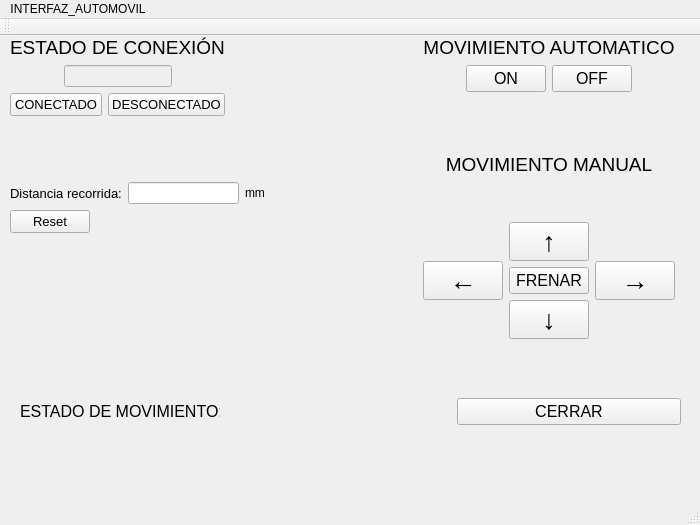
<?xml version="1.0" encoding="UTF-8"?>
<ui version="4.0">
 <class>MainWindow</class>
 <widget class="QMainWindow" name="MainWindow">
  <property name="geometry">
   <rect>
    <x>0</x>
    <y>0</y>
    <width>700</width>
    <height>525</height>
   </rect>
  </property>
  <property name="minimumSize">
   <size>
    <width>700</width>
    <height>525</height>
   </size>
  </property>
  <property name="maximumSize">
   <size>
    <width>700</width>
    <height>525</height>
   </size>
  </property>
  <property name="windowTitle">
   <string>MainWindow</string>
  </property>
  <widget class="QWidget" name="centralwidget">
   <widget class="QWidget" name="layoutWidget">
    <property name="geometry">
     <rect>
      <x>10</x>
      <y>0</y>
      <width>665</width>
      <height>303</height>
     </rect>
    </property>
    <layout class="QHBoxLayout" name="horizontalLayout_9">
     <item>
      <layout class="QVBoxLayout" name="verticalLayout_8">
       <item>
        <layout class="QVBoxLayout" name="verticalLayout_7">
         <item>
          <layout class="QHBoxLayout" name="horizontalLayout_8">
           <item>
            <layout class="QVBoxLayout" name="verticalLayout_5">
             <item>
              <widget class="QLabel" name="label_estado">
               <property name="font">
                <font>
                 <pointsize>14</pointsize>
                </font>
               </property>
               <property name="text">
                <string>ESTADO DE CONEXIÓN</string>
               </property>
               <property name="alignment">
                <set>Qt::AlignCenter</set>
               </property>
              </widget>
             </item>
             <item>
              <layout class="QHBoxLayout" name="horizontalLayout_6">
               <item>
                <spacer name="horizontalSpacer_2">
                 <property name="orientation">
                  <enum>Qt::Horizontal</enum>
                 </property>
                 <property name="sizeHint" stdset="0">
                  <size>
                   <width>40</width>
                   <height>20</height>
                  </size>
                 </property>
                </spacer>
               </item>
               <item>
                <widget class="QLineEdit" name="Mensaje_Conexion">
                 <property name="enabled">
                  <bool>false</bool>
                 </property>
                 <property name="alignment">
                  <set>Qt::AlignCenter</set>
                 </property>
                 <property name="readOnly">
                  <bool>true</bool>
                 </property>
                </widget>
               </item>
               <item>
                <spacer name="horizontalSpacer">
                 <property name="orientation">
                  <enum>Qt::Horizontal</enum>
                 </property>
                 <property name="sizeHint" stdset="0">
                  <size>
                   <width>40</width>
                   <height>20</height>
                  </size>
                 </property>
                </spacer>
               </item>
              </layout>
             </item>
             <item>
              <layout class="QHBoxLayout" name="horizontalLayout_5">
               <item>
                <widget class="QPushButton" name="boton_CONECTADO">
                 <property name="font">
                  <font>
                   <pointsize>10</pointsize>
                  </font>
                 </property>
                 <property name="text">
                  <string>CONECTADO</string>
                 </property>
                </widget>
               </item>
               <item>
                <widget class="QPushButton" name="boton_DESCONECTADO">
                 <property name="font">
                  <font>
                   <pointsize>10</pointsize>
                  </font>
                 </property>
                 <property name="text">
                  <string>DESCONECTADO</string>
                 </property>
                </widget>
               </item>
              </layout>
             </item>
            </layout>
           </item>
           <item>
            <spacer name="horizontalSpacer_6">
             <property name="orientation">
              <enum>Qt::Horizontal</enum>
             </property>
             <property name="sizeHint" stdset="0">
              <size>
               <width>40</width>
               <height>20</height>
              </size>
             </property>
            </spacer>
           </item>
          </layout>
         </item>
         <item>
          <spacer name="verticalSpacer_3">
           <property name="orientation">
            <enum>Qt::Vertical</enum>
           </property>
           <property name="sizeType">
            <enum>QSizePolicy::Fixed</enum>
           </property>
           <property name="sizeHint" stdset="0">
            <size>
             <width>20</width>
             <height>60</height>
            </size>
           </property>
          </spacer>
         </item>
         <item>
          <layout class="QVBoxLayout" name="verticalLayout_6">
           <item>
            <layout class="QHBoxLayout" name="horizontalLayout_3">
             <item>
              <layout class="QHBoxLayout" name="horizontalLayout_2">
               <item>
                <widget class="QLabel" name="label_distancia">
                 <property name="font">
                  <font>
                   <pointsize>10</pointsize>
                  </font>
                 </property>
                 <property name="text">
                  <string>Distancia recorrida:</string>
                 </property>
                </widget>
               </item>
               <item>
                <widget class="QLineEdit" name="distancia_lineEdit">
                 <property name="layoutDirection">
                  <enum>Qt::RightToLeft</enum>
                 </property>
                 <property name="alignment">
                  <set>Qt::AlignRight|Qt::AlignTrailing|Qt::AlignVCenter</set>
                 </property>
                 <property name="readOnly">
                  <bool>true</bool>
                 </property>
                </widget>
               </item>
               <item>
                <widget class="QLabel" name="label">
                 <property name="text">
                  <string>mm</string>
                 </property>
                </widget>
               </item>
              </layout>
             </item>
            </layout>
           </item>
           <item>
            <layout class="QHBoxLayout" name="horizontalLayout_7">
             <item>
              <widget class="QPushButton" name="boton_reset_dis">
               <property name="font">
                <font>
                 <pointsize>10</pointsize>
                </font>
               </property>
               <property name="text">
                <string>Reset</string>
               </property>
              </widget>
             </item>
             <item>
              <spacer name="horizontalSpacer_5">
               <property name="orientation">
                <enum>Qt::Horizontal</enum>
               </property>
               <property name="sizeHint" stdset="0">
                <size>
                 <width>40</width>
                 <height>20</height>
                </size>
               </property>
              </spacer>
             </item>
            </layout>
           </item>
          </layout>
         </item>
        </layout>
       </item>
       <item>
        <spacer name="verticalSpacer_4">
         <property name="orientation">
          <enum>Qt::Vertical</enum>
         </property>
         <property name="sizeHint" stdset="0">
          <size>
           <width>20</width>
           <height>40</height>
          </size>
         </property>
        </spacer>
       </item>
      </layout>
     </item>
     <item>
      <spacer name="horizontalSpacer_7">
       <property name="orientation">
        <enum>Qt::Horizontal</enum>
       </property>
       <property name="sizeHint" stdset="0">
        <size>
         <width>40</width>
         <height>20</height>
        </size>
       </property>
      </spacer>
     </item>
     <item>
      <layout class="QVBoxLayout" name="verticalLayout_4">
       <item>
        <layout class="QVBoxLayout" name="verticalLayout_3">
         <item>
          <widget class="QLabel" name="label_mov_automatico">
           <property name="font">
            <font>
             <pointsize>14</pointsize>
            </font>
           </property>
           <property name="text">
            <string>MOVIMIENTO AUTOMATICO</string>
           </property>
           <property name="alignment">
            <set>Qt::AlignCenter</set>
           </property>
          </widget>
         </item>
         <item>
          <layout class="QHBoxLayout" name="horizontalLayout_4">
           <item>
            <spacer name="horizontalSpacer_4">
             <property name="orientation">
              <enum>Qt::Horizontal</enum>
             </property>
             <property name="sizeHint" stdset="0">
              <size>
               <width>40</width>
               <height>20</height>
              </size>
             </property>
            </spacer>
           </item>
           <item>
            <widget class="QPushButton" name="boton_automatico_ON">
             <property name="font">
              <font>
               <pointsize>12</pointsize>
              </font>
             </property>
             <property name="text">
              <string>ON</string>
             </property>
            </widget>
           </item>
           <item>
            <widget class="QPushButton" name="boton_automatico_OFF">
             <property name="font">
              <font>
               <pointsize>12</pointsize>
              </font>
             </property>
             <property name="text">
              <string>OFF</string>
             </property>
            </widget>
           </item>
           <item>
            <spacer name="horizontalSpacer_3">
             <property name="orientation">
              <enum>Qt::Horizontal</enum>
             </property>
             <property name="sizeHint" stdset="0">
              <size>
               <width>40</width>
               <height>20</height>
              </size>
             </property>
            </spacer>
           </item>
          </layout>
         </item>
        </layout>
       </item>
       <item>
        <spacer name="verticalSpacer">
         <property name="orientation">
          <enum>Qt::Vertical</enum>
         </property>
         <property name="sizeHint" stdset="0">
          <size>
           <width>20</width>
           <height>40</height>
          </size>
         </property>
        </spacer>
       </item>
       <item>
        <layout class="QVBoxLayout" name="verticalLayout_2">
         <item>
          <widget class="QLabel" name="label_mov_manual">
           <property name="font">
            <font>
             <pointsize>14</pointsize>
            </font>
           </property>
           <property name="text">
            <string>MOVIMIENTO MANUAL</string>
           </property>
           <property name="alignment">
            <set>Qt::AlignCenter</set>
           </property>
          </widget>
         </item>
         <item>
          <spacer name="verticalSpacer_2">
           <property name="orientation">
            <enum>Qt::Vertical</enum>
           </property>
           <property name="sizeType">
            <enum>QSizePolicy::Ignored</enum>
           </property>
           <property name="sizeHint" stdset="0">
            <size>
             <width>20</width>
             <height>40</height>
            </size>
           </property>
          </spacer>
         </item>
         <item>
          <layout class="QHBoxLayout" name="horizontalLayout">
           <item>
            <widget class="QPushButton" name="boton_izquierda">
             <property name="font">
              <font>
               <pointsize>20</pointsize>
               <weight>50</weight>
               <bold>false</bold>
              </font>
             </property>
             <property name="text">
              <string>←</string>
             </property>
             <property name="flat">
              <bool>false</bool>
             </property>
            </widget>
           </item>
           <item>
            <layout class="QVBoxLayout" name="verticalLayout">
             <item>
              <widget class="QPushButton" name="boton_adelante">
               <property name="font">
                <font>
                 <pointsize>20</pointsize>
                 <weight>75</weight>
                 <bold>true</bold>
                </font>
               </property>
               <property name="text">
                <string>↑</string>
               </property>
               <property name="flat">
                <bool>false</bool>
               </property>
              </widget>
             </item>
             <item>
              <widget class="QPushButton" name="boton_frenar">
               <property name="font">
                <font>
                 <pointsize>12</pointsize>
                 <weight>50</weight>
                 <bold>false</bold>
                </font>
               </property>
               <property name="text">
                <string>FRENAR</string>
               </property>
              </widget>
             </item>
             <item>
              <widget class="QPushButton" name="boton_atras">
               <property name="font">
                <font>
                 <pointsize>20</pointsize>
                 <weight>50</weight>
                 <bold>false</bold>
                </font>
               </property>
               <property name="text">
                <string>↓</string>
               </property>
              </widget>
             </item>
            </layout>
           </item>
           <item>
            <widget class="QPushButton" name="boton_derecha">
             <property name="sizePolicy">
              <sizepolicy hsizetype="Minimum" vsizetype="Fixed">
               <horstretch>0</horstretch>
               <verstretch>0</verstretch>
              </sizepolicy>
             </property>
             <property name="sizeIncrement">
              <size>
               <width>0</width>
               <height>0</height>
              </size>
             </property>
             <property name="font">
              <font>
               <pointsize>20</pointsize>
               <weight>50</weight>
               <bold>false</bold>
              </font>
             </property>
             <property name="text">
              <string>→</string>
             </property>
            </widget>
           </item>
          </layout>
         </item>
        </layout>
       </item>
      </layout>
     </item>
    </layout>
   </widget>
   <widget class="QWidget" name="horizontalLayoutWidget">
    <property name="geometry">
     <rect>
      <x>20</x>
      <y>300</y>
      <width>661</width>
      <height>151</height>
     </rect>
    </property>
    <layout class="QHBoxLayout" name="horizontalLayout_10">
     <item>
      <widget class="QLabel" name="Label_acciones_auto">
       <property name="minimumSize">
        <size>
         <width>10</width>
         <height>10</height>
        </size>
       </property>
       <property name="maximumSize">
        <size>
         <width>200</width>
         <height>16777215</height>
        </size>
       </property>
       <property name="font">
        <font>
         <pointsize>12</pointsize>
        </font>
       </property>
       <property name="text">
        <string>ESTADO DE MOVIMIENTO:</string>
       </property>
      </widget>
     </item>
     <item>
      <widget class="QLabel" name="label_Imagen_auto">
       <property name="text">
        <string/>
       </property>
      </widget>
     </item>
     <item>
      <widget class="QPushButton" name="Boton_cerrar_ui">
       <property name="font">
        <font>
         <pointsize>12</pointsize>
        </font>
       </property>
       <property name="text">
        <string>CERRAR</string>
       </property>
      </widget>
     </item>
    </layout>
   </widget>
  </widget>
  <widget class="QMenuBar" name="menubar">
   <property name="geometry">
    <rect>
     <x>0</x>
     <y>0</y>
     <width>700</width>
     <height>21</height>
    </rect>
   </property>
   <widget class="QMenu" name="menuINTERFAZ_AUTOMOVIL">
    <property name="title">
     <string>INTERFAZ_AUTOMOVIL</string>
    </property>
   </widget>
   <addaction name="menuINTERFAZ_AUTOMOVIL"/>
  </widget>
  <widget class="QStatusBar" name="statusbar"/>
  <widget class="QToolBar" name="toolBar">
   <property name="windowTitle">
    <string>toolBar</string>
   </property>
   <attribute name="toolBarArea">
    <enum>TopToolBarArea</enum>
   </attribute>
   <attribute name="toolBarBreak">
    <bool>false</bool>
   </attribute>
  </widget>
 </widget>
 <resources/>
 <connections/>
</ui>
